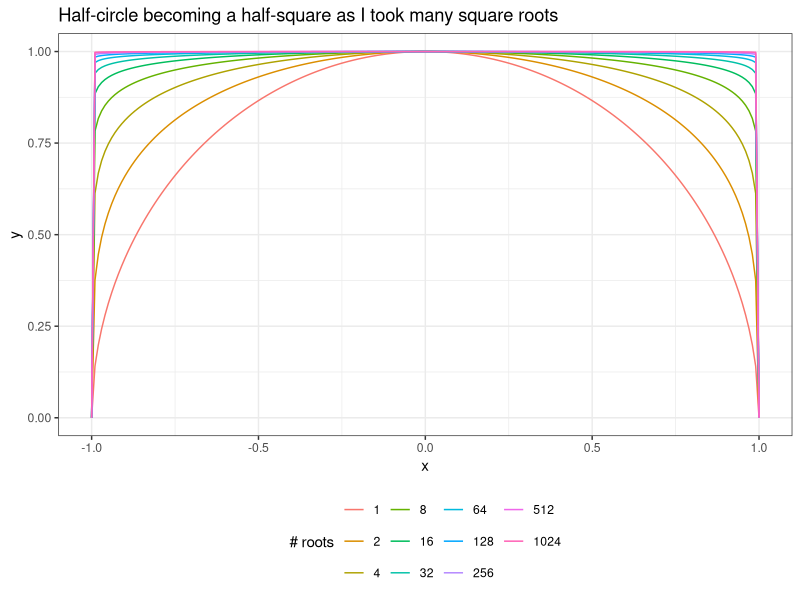

Source code (R):
## ---- chunk 1
library(reshape2)
library(ggplot2)

by <- .01
x <- seq(-1, 1, by=by)

n <- 2^(0:10)

f <- function(x, r=1) {
    sqrt((r-x)*(r+x))
}

nRoot <- function(n, x=seq(-1, 1, by=.01)) {
    f(x) ^ (1/n)
}

data <- sapply(n, nRoot)
colnames(data) <- n
rownames(data) <- x
# data <- rbind(data, -data)

data <- melt(data, id="x")
names(data) <- c("x", "n", "y")
# data$n <- as.factor(n)

ggplot(data, aes(x, y, color=factor(n))) + geom_line() +
    ggtitle("Half-circle becoming a half-square as I took many square roots") +
    guides(color=guide_legend(title="# roots")) +
    theme_bw() +
    theme(legend.position="bottom")
